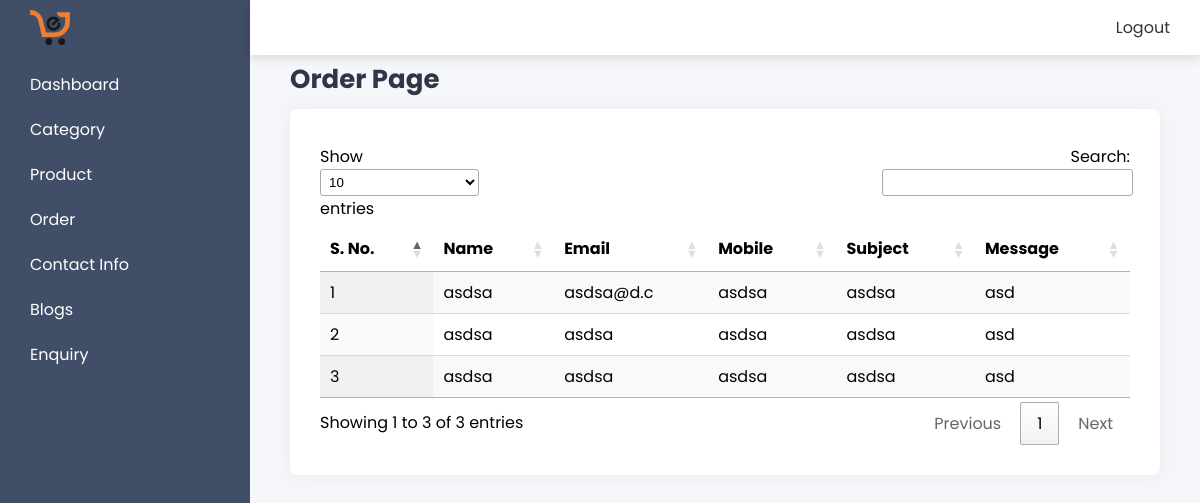
Page /admin/enquiry/index.php (signed in) on the committed database.
### tables this page shows
CREATE TABLE `enquiry` (
  `id` int(11) NOT NULL,
  `name` varchar(255) NOT NULL,
  `email` varchar(255) NOT NULL,
  `mobile` varchar(255) NOT NULL,
  `subject` text NOT NULL,
  `msg` text NOT NULL,
  `created_at` datetime NOT NULL DEFAULT current_timestamp()
);

### admin/enquiry/index.php (the view, shortened to what this page needs)
<?php
include('../layout/header.php');
$sql = "SELECT * from enquiry ORDER BY created_at DESC ";
$result = mysqli_query($con, $sql);
?>
<div class="card-header">
    <h4 class="py-10">Order Page</h4>
</div>
<div class="card-block">
    <div class="card-full card-layout">
        <table id="myTable" class="display">
            <thead>
                <tr>
                    <th>S. No.</th>
                    <th>Name</th>
                    <th>Email</th>
                    <th>Mobile</th>
                    <th>Subject</th>
                    <th>Message</th>
                </tr>
            </thead>
            <tbody>
                <?php
                $i = 1;
                while ($data = $result->fetch_assoc()) { ?>
                    <tr>
                        <td><?php echo $i++; ?></td>
                        <td><?php echo $data['name'] ?></td>
                        <td><?php echo $data['email'] ?></td>
                        <td><?php echo $data['mobile'] ?></td>
                        <td><?php echo $data['subject'] ?></td>
                        <td><?php echo $data['msg'] ?></td>
                    </tr>
                <?php } ?>
            </tbody>
        </table>
    </div>
</div>
<?php
include('../layout/footer.php')
?>

### admin/assets/css/style.css (style rules this page uses)
body { margin: 0; font-family: "Poppins", sans-serif; }
p, h1, h2, h3, h4, h5, h6 { margin: 0; }
h4 { font-size: 26px; }
.py-10 { padding: 10px 0; }
.card-header { color: #303548; }
.card-block { display: flex; gap: 50px; align-items: start; }
.card-layout { background: #ffffff; padding: 30px; box-shadow: 0 1px 20px 0 #455a6414; border-radius: 8px; }
.card-full { width: 100%; }

### rows in the picture
enquiry: name "asdsa", email "asdsa@d.c", mobile "asdsa", subject "asdsa", msg "asd"
enquiry: name "asdsa", email "asdsa", mobile "asdsa", subject "asdsa", msg "asd"
enquiry: name "asdsa", email "asdsa", mobile "asdsa", subject "asdsa", msg "asd"
